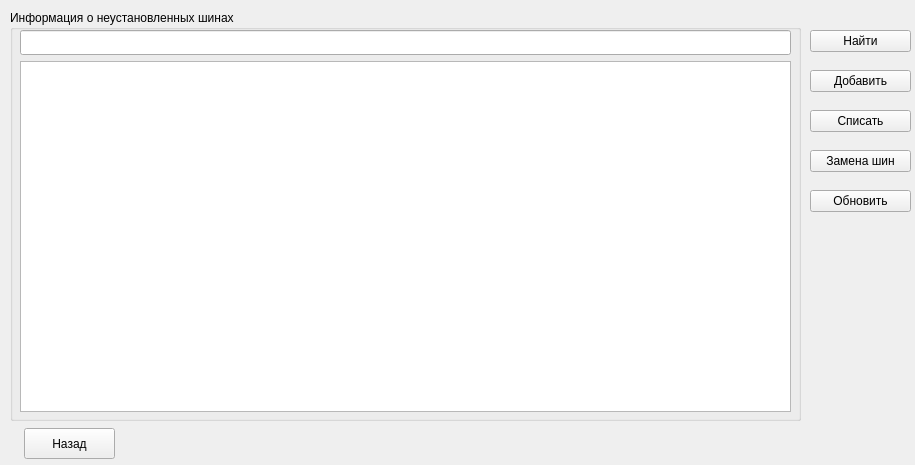
<?xml version="1.0" encoding="UTF-8"?>
<ui version="4.0">
 <class>sklad</class>
 <widget class="QWidget" name="sklad">
  <property name="geometry">
   <rect>
    <x>0</x>
    <y>0</y>
    <width>915</width>
    <height>465</height>
   </rect>
  </property>
  <property name="sizePolicy">
   <sizepolicy hsizetype="Maximum" vsizetype="Maximum">
    <horstretch>0</horstretch>
    <verstretch>0</verstretch>
   </sizepolicy>
  </property>
  <property name="minimumSize">
   <size>
    <width>915</width>
    <height>465</height>
   </size>
  </property>
  <property name="maximumSize">
   <size>
    <width>915</width>
    <height>465</height>
   </size>
  </property>
  <property name="windowTitle">
   <string>Учет и ремонт Транспортных средств</string>
  </property>
  <widget class="QGroupBox" name="groupBox">
   <property name="geometry">
    <rect>
     <x>10</x>
     <y>10</y>
     <width>791</width>
     <height>411</height>
    </rect>
   </property>
   <property name="title">
    <string>Информация о неустановленных шинах</string>
   </property>
   <widget class="QLineEdit" name="searchQuerySklad">
    <property name="geometry">
     <rect>
      <x>10</x>
      <y>20</y>
      <width>771</width>
      <height>25</height>
     </rect>
    </property>
   </widget>
   <widget class="QTableView" name="tableSklad">
    <property name="geometry">
     <rect>
      <x>10</x>
      <y>51</y>
      <width>771</width>
      <height>351</height>
     </rect>
    </property>
   </widget>
   <widget class="QLabel" name="searchIconSklad">
    <property name="geometry">
     <rect>
      <x>15</x>
      <y>25</y>
      <width>15</width>
      <height>15</height>
     </rect>
    </property>
    <property name="text">
     <string/>
    </property>
   </widget>
  </widget>
  <widget class="QWidget" name="layoutWidget">
   <property name="geometry">
    <rect>
     <x>810</x>
     <y>18</y>
     <width>101</width>
     <height>211</height>
    </rect>
   </property>
   <layout class="QVBoxLayout" name="verticalLayout">
    <item>
     <widget class="QPushButton" name="btnSearch">
      <property name="text">
       <string>Найти</string>
      </property>
     </widget>
    </item>
    <item>
     <widget class="QPushButton" name="btnAdd">
      <property name="text">
       <string>Добавить</string>
      </property>
     </widget>
    </item>
    <item>
     <widget class="QPushButton" name="btnDelete">
      <property name="text">
       <string>Списать</string>
      </property>
     </widget>
    </item>
    <item>
     <widget class="QPushButton" name="btnEdit">
      <property name="text">
       <string>Замена шин</string>
      </property>
     </widget>
    </item>
    <item>
     <widget class="QPushButton" name="btnRefresh">
      <property name="text">
       <string>Обновить</string>
      </property>
     </widget>
    </item>
   </layout>
  </widget>
  <widget class="QPushButton" name="btnReturn">
   <property name="geometry">
    <rect>
     <x>24</x>
     <y>428</y>
     <width>91</width>
     <height>31</height>
    </rect>
   </property>
   <property name="text">
    <string>Назад</string>
   </property>
  </widget>
 </widget>
 <resources/>
 <connections/>
</ui>
